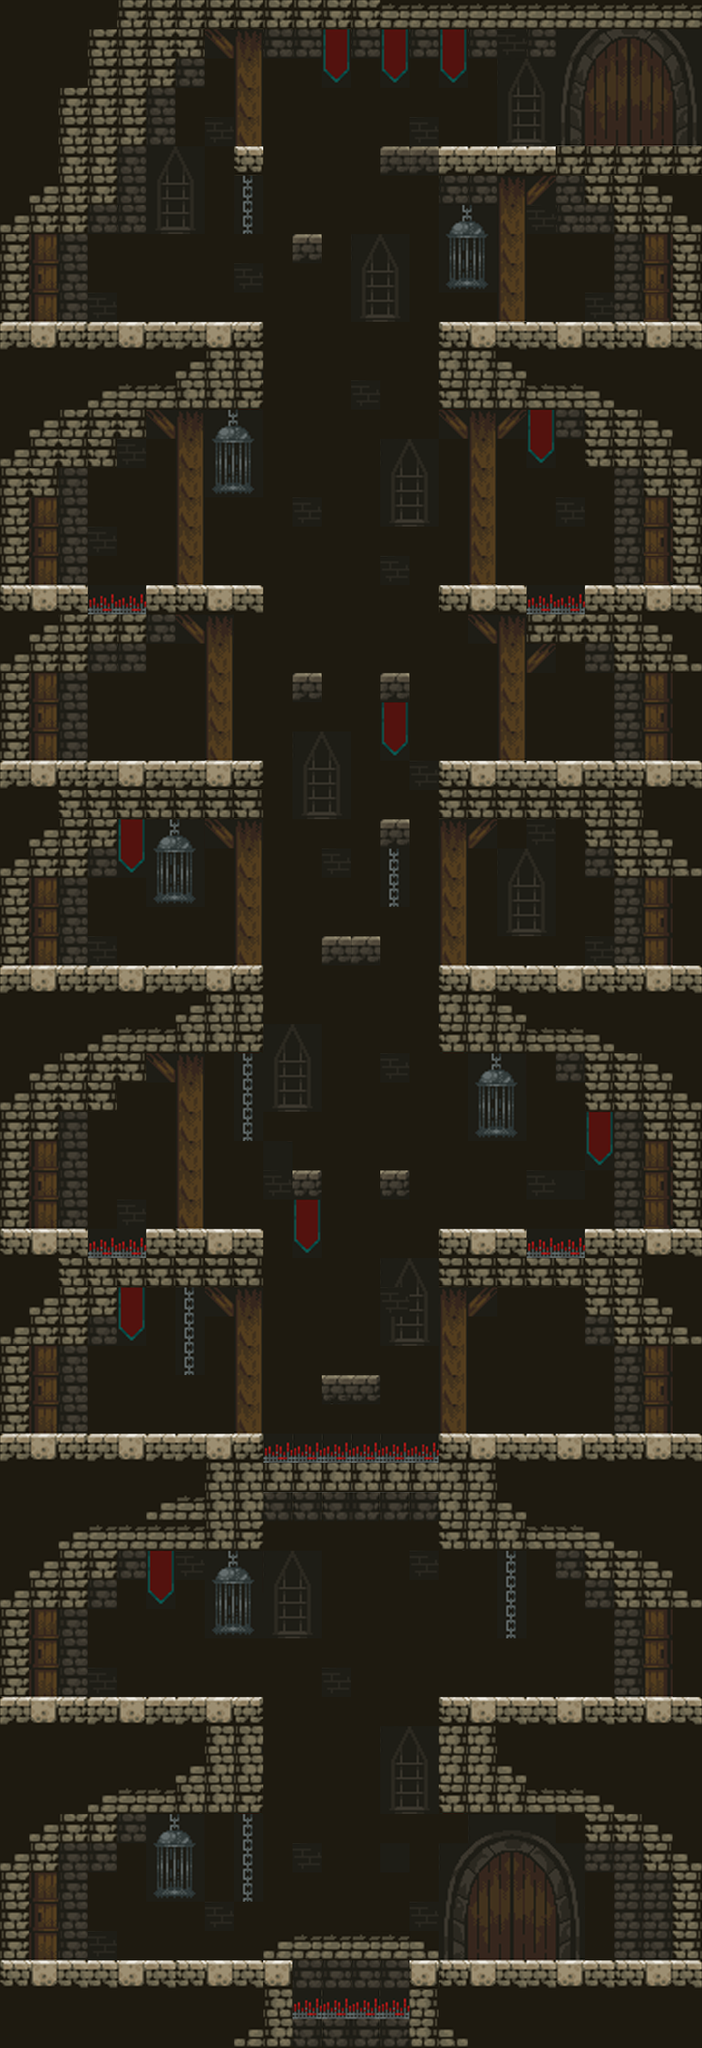

The image is a tile-based game level rendered from a .tmx file. Its description and source (layers, tilesets, objects; grid data summarised) follow:
An orthogonal 24x70 tile map with 32x32 px tiles, 2 tile layers (BackgroundLVL2, PlatformsLVL2).

<map version="1.0" tiledversion="1.1.5" orientation="orthogonal" renderorder="right-down" width="24" height="70" tilewidth="32" tileheight="32" infinite="0" nextobjectid="1">
 <tileset firstgid="1" source="sample_mapMOD.tsx" />
 <layer name="BackgroundLVL2" width="24" height="70">
  <data>[1680 cells, 1680 non-empty, 17 distinct tile ids]</data>
 </layer>
 <layer name="PlatformsLVL2" width="24" height="70">
  <data>[1680 cells, 815 non-empty, 277 distinct tile ids]</data>
 </layer>
</map>